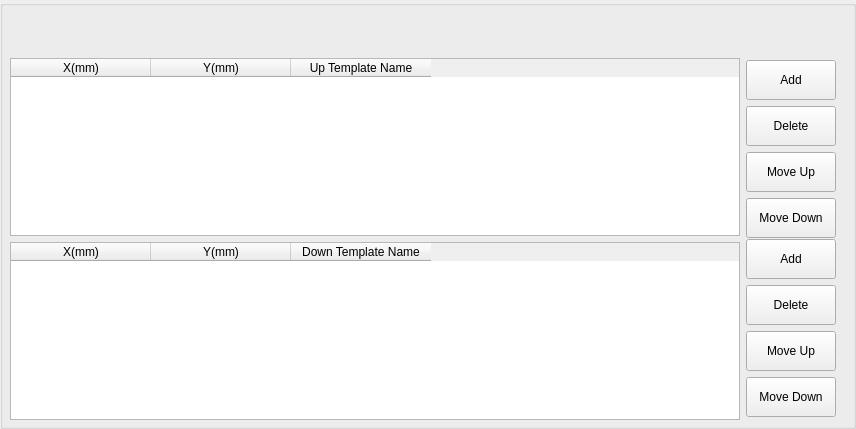
            <widget class="ISTAR::GUI::GroupBox" name="gb_alignPoints">
             <property name="sizePolicy">
              <sizepolicy hsizetype="Preferred" vsizetype="Preferred">
               <horstretch>0</horstretch>
               <verstretch>0</verstretch>
              </sizepolicy>
             </property>
             <property name="minimumSize">
              <size>
               <width>0</width>
               <height>0</height>
              </size>
             </property>
             <property name="maximumSize">
              <size>
               <width>16777215</width>
               <height>16777215</height>
              </size>
             </property>
             <widget class="ISTAR::GUI::TableWidget" name="tw_upAlignPoints">
              <property name="geometry">
               <rect>
                <x>10</x>
                <y>58</y>
                <width>730</width>
                <height>178</height>
               </rect>
              </property>
              <property name="minimumSize">
               <size>
                <width>560</width>
                <height>0</height>
               </size>
              </property>
              <property name="maximumSize">
               <size>
                <width>16777215</width>
                <height>16777215</height>
               </size>
              </property>
              <attribute name="horizontalHeaderMinimumSectionSize">
               <number>30</number>
              </attribute>
              <attribute name="horizontalHeaderDefaultSectionSize">
               <number>140</number>
              </attribute>
              <attribute name="verticalHeaderMinimumSectionSize">
               <number>30</number>
              </attribute>
              <column>
               <property name="text">
                <string>X(mm)</string>
               </property>
              </column>
              <column>
               <property name="text">
                <string>Y(mm)</string>
               </property>
              </column>
              <column>
               <property name="text">
                <string>Up Template Name</string>
               </property>
              </column>
             </widget>
             <widget class="ISTAR::GUI::TableWidget" name="tw_downAlignPoints">
              <property name="geometry">
               <rect>
                <x>10</x>
                <y>242</y>
                <width>730</width>
                <height>178</height>
               </rect>
              </property>
              <property name="minimumSize">
               <size>
                <width>700</width>
                <height>178</height>
               </size>
              </property>
              <property name="maximumSize">
               <size>
                <width>16777215</width>
                <height>16777215</height>
               </size>
              </property>
              <attribute name="horizontalHeaderMinimumSectionSize">
               <number>30</number>
              </attribute>
              <attribute name="horizontalHeaderDefaultSectionSize">
               <number>140</number>
              </attribute>
              <attribute name="verticalHeaderMinimumSectionSize">
               <number>30</number>
              </attribute>
              <column>
               <property name="text">
                <string>X(mm)</string>
               </property>
              </column>
              <column>
               <property name="text">
                <string>Y(mm)</string>
               </property>
              </column>
              <column>
               <property name="text">
                <string>Down Template Name</string>
               </property>
              </column>
             </widget>
             <widget class="QWidget" name="layoutWidget">
              <property name="geometry">
               <rect>
                <x>746</x>
                <y>60</y>
                <width>101</width>
                <height>180</height>
               </rect>
              </property>
              <layout class="QVBoxLayout" name="verticalLayout_3">
               <property name="rightMargin">
                <number>10</number>
               </property>
               <item>
                <widget class="QPushButton" name="btn_add_upAlignPoints">
                 <property name="minimumSize">
                  <size>
                   <width>90</width>
                   <height>40</height>
                  </size>
                 </property>
                 <property name="maximumSize">
                  <size>
                   <width>90</width>
                   <height>16777215</height>
                  </size>
                 </property>
                 <property name="text">
                  <string>Add</string>
                 </property>
                </widget>
               </item>
               <item>
                <widget class="QPushButton" name="btn_delete_upAlignPoints">
                 <property name="minimumSize">
                  <size>
                   <width>90</width>
                   <height>40</height>
                  </size>
                 </property>
                 <property name="maximumSize">
                  <size>
                   <width>90</width>
                   <height>16777215</height>
                  </size>
                 </property>
                 <property name="text">
                  <string>Delete</string>
                 </property>
                </widget>
               </item>
               <item>
                <widget class="QPushButton" name="btn_upMove_upAlignPoints">
                 <property name="minimumSize">
                  <size>
                   <width>90</width>
                   <height>40</height>
                  </size>
                 </property>
                 <property name="maximumSize">
                  <size>
                   <width>90</width>
                   <height>16777215</height>
                  </size>
                 </property>
                 <property name="text">
                  <string>Move Up</string>
                 </property>
                </widget>
               </item>
               <item>
                <widget class="QPushButton" name="btn_dwMove_upAlignPoints">
                 <property name="minimumSize">
                  <size>
                   <width>90</width>
                   <height>40</height>
                  </size>
                 </property>
                 <property name="maximumSize">
                  <size>
                   <width>90</width>
                   <height>16777215</height>
                  </size>
                 </property>
                 <property name="text">
                  <string>Move Down</string>
                 </property>
                </widget>
               </item>
              </layout>
             </widget>
             <widget class="QWidget" name="layoutWidget">
              <property name="geometry">
               <rect>
                <x>746</x>
                <y>239</y>
                <width>101</width>
                <height>181</height>
               </rect>
              </property>
              <layout class="QVBoxLayout" name="verticalLayout_4">
               <property name="rightMargin">
                <number>10</number>
               </property>
               <item>
                <widget class="QPushButton" name="btn_add_downAlignPoints">
                 <property name="minimumSize">
                  <size>
                   <width>90</width>
                   <height>40</height>
                  </size>
                 </property>
                 <property name="maximumSize">
                  <size>
                   <width>90</width>
                   <height>16777215</height>
                  </size>
                 </property>
                 <property name="text">
                  <string>Add</string>
                 </property>
                </widget>
               </item>
               <item>
                <widget class="QPushButton" name="btn_delete_downAlignPoints">
                 <property name="minimumSize">
                  <size>
                   <width>90</width>
                   <height>40</height>
                  </size>
                 </property>
                 <property name="maximumSize">
                  <size>
                   <width>90</width>
                   <height>16777215</height>
                  </size>
                 </property>
                 <property name="text">
                  <string>Delete</string>
                 </property>
                </widget>
               </item>
               <item>
                <widget class="QPushButton" name="btn_upMove_downAlignPoints">
                 <property name="minimumSize">
                  <size>
                   <width>90</width>
                   <height>40</height>
                  </size>
                 </property>
                 <property name="maximumSize">
                  <size>
                   <width>90</width>
                   <height>16777215</height>
                  </size>
                 </property>
                 <property name="text">
                  <string>Move Up</string>
                 </property>
                </widget>
               </item>
               <item>
                <widget class="QPushButton" name="btn_dwMove_downAlignPoints">
                 <property name="minimumSize">
                  <size>
                   <width>90</width>
                   <height>40</height>
                  </size>
                 </property>
                 <property name="maximumSize">
                  <size>
                   <width>90</width>
                   <height>16777215</height>
                  </size>
                 </property>
                 <property name="text">
                  <string>Move Down</string>
                 </property>
                </widget>
               </item>
              </layout>
             </widget>
            </widget>
